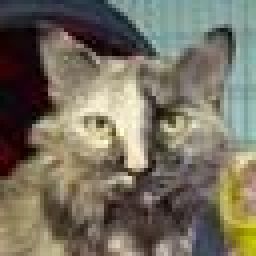
#> input picture data/images/cat/cat_002.jpg, 64 x 64 px (shown 4 times larger); its folder holds 2 pictures in this run
$ python cat_dog_svm.py
#> lines starting #> are read from the running program, lines starting #| are printed output that depends on the picture
import os
import numpy as np
import cv2
import matplotlib.pyplot as plt
from sklearn.svm import SVC
from sklearn.model_selection import train_test_split
from sklearn.metrics import accuracy_score, classification_report, ConfusionMatrixDisplay
from skimage.feature import hog

IMG_SIZE = 64

def load_data(data_dir="data/images"):
#> called with data_dir = 'data/images'
    images, labels = [], []
    for label, name in enumerate(["cat", "dog"]):
        path = os.path.join(data_dir, name)
        for fname in os.listdir(path):
            img = cv2.imread(os.path.join(path, fname))
#> img is the input picture: shape (64, 64, 3); mean B, G, R 96.8, 111.9, 117.6
            img = cv2.cvtColor(img, cv2.COLOR_BGR2RGB)
            img = cv2.resize(img, (IMG_SIZE, IMG_SIZE))
            images.append(img)
            labels.append(label)
    return np.array(images), np.array(labels)

def extract_hog_features(images):
    features = []
    for img in images:
        gray = cv2.cvtColor(img, cv2.COLOR_RGB2GRAY)
        feat = hog(gray, pixels_per_cell=(8, 8), cells_per_block=(2, 2),
                   feature_vector=True)
        features.append(feat)
#> this loop made 4 passes
#> pass 1, in extract_hog_features, `gray = cv2.cvtColor(img, cv2.COLOR_RGB2GRAY)`:
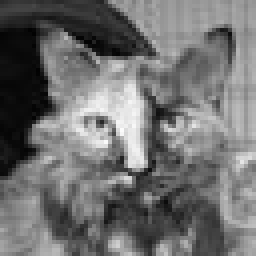
#> gray: shape (64, 64) (shown 4 times larger); min 2, max 251, mean 111.9
#> pass 2, in extract_hog_features, `gray = cv2.cvtColor(img, cv2.COLOR_RGB2GRAY)`:
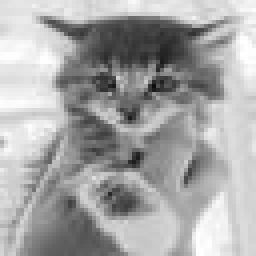
#> gray: shape (64, 64) (shown 4 times larger); min 12, max 255, mean 166.4
#> pass 3, in extract_hog_features, `gray = cv2.cvtColor(img, cv2.COLOR_RGB2GRAY)`:
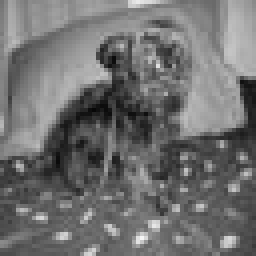
#> gray: shape (64, 64) (shown 4 times larger); min 7, max 245, mean 112
#> after the loop:
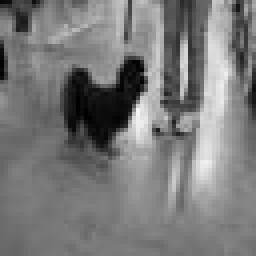
#> gray: shape (64, 64) (shown 4 times larger); min 0, max 246, mean 121.8
    return np.array(features)

print("Loading images...")
X, y = load_data()
print(f"Loaded {len(X)} images ({sum(y==0)} cats, {sum(y==1)} dogs)")

print("Extracting HOG features...")
X_feat = extract_hog_features(X)
print(f"Feature dimension per image: {X_feat.shape[1]}")
#| Feature dimension per image: 1764

#> (the run stopped early here; a loop or call above may not have finished)
